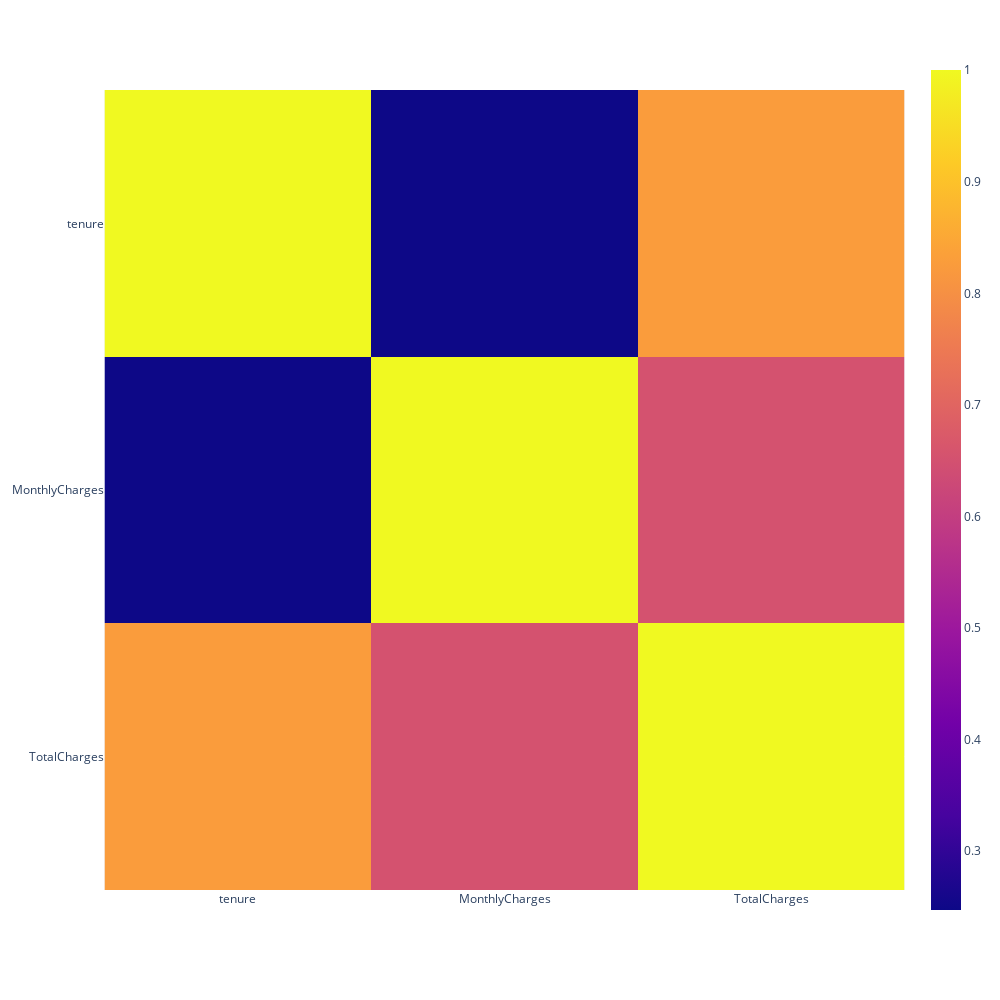

Notebook code cell kept with this figure:
### Markdown cell above
We do one-hot encoding for the non-binary categorical feature to create a new feature for each category, this way we avoid using label encoding which can lead to the model thinking that the categories have some kind of order or hierarchy. We also drop the first new features (the 'x_no' feature) to avoid multicollinearity since we also have the yes features, this also keeps the consistency with the rest of binary features. However, we end up with a lot of 'X_no_internet_service' features which will likely be highly correlated with each other, but we will be applying Principal Component Analysis (PCA) later on to reduce the dimensionality of the data and avoid multicollinearity.

We will split the data in training and testing sets to avoid any further preprocessing to introduce bias in the model. We will also standardize the continuous (mean = 0 and sd = 1) since PCA is sensitive to variances.

### Code cell
# splitting dataset
x_train, x_test, y_train, y_test = train_test_split(data.drop(columns='Churn'), data['Churn'], test_size=0.1, shuffle=False)    # test last 10%

# standardization
num_features = ['tenure', 'MonthlyCharges', 'TotalCharges']

scaler = StandardScaler()
x_train[num_features] = scaler.fit_transform(x_train[num_features])
x_test[num_features] = scaler.transform(x_test[num_features])

# Covariance matrix
cov_matrix = x_train[num_features].cov()
fig = px.imshow(cov_matrix, width=1000, height=1000)
fig.show()

# NOTE: The covariance matrix of standardized variables is equal to the 
# correlation matrix. The standardization process ensures that each 
# variable has a mean of 0 and a standard deviation of 1, which means that the 
# covariance and correlation of these standardized variables are the same

### Figure 1 — Plotly figure (JSON) as saved in the notebook; plotly's stock layout.template omitted (floating-point values rounded to 4 significant figures)
{"data": [{"coloraxis": "coloraxis", "hovertemplate": "x: %{x}<br>y: %{y}<br>color: %{z}<extra></extra>", "name": "0", "type": "heatmap", "x": ["tenure", "MonthlyCharges", "TotalCharges"], "xaxis": "x", "y": ["tenure", "MonthlyCharges", "TotalCharges"], "yaxis": "y", "z": [[1.0, 0.2474, 0.8253], [0.2474, 1.0, 0.6519], [0.8253, 0.6519, 1.0]]}], "layout": {"coloraxis": {"colorscale": [[0, "#0d0887"], [0.1111, "#46039f"], [0.2222, "#7201a8"], [0.3333, "#9c179e"], [0.4444, "#bd3786"], [0.5556, "#d8576b"], [0.6667, "#ed7953"], [0.7778, "#fb9f3a"], [0.8889, "#fdca26"], [1, "#f0f921"]]}, "height": 1000, "margin": {"t": 60}, "width": 1000, "xaxis": {"anchor": "y", "constrain": "domain", "domain": [0, 1], "scaleanchor": "y"}, "yaxis": {"anchor": "x", "autorange": "reversed", "constrain": "domain", "domain": [0, 1]}}}
